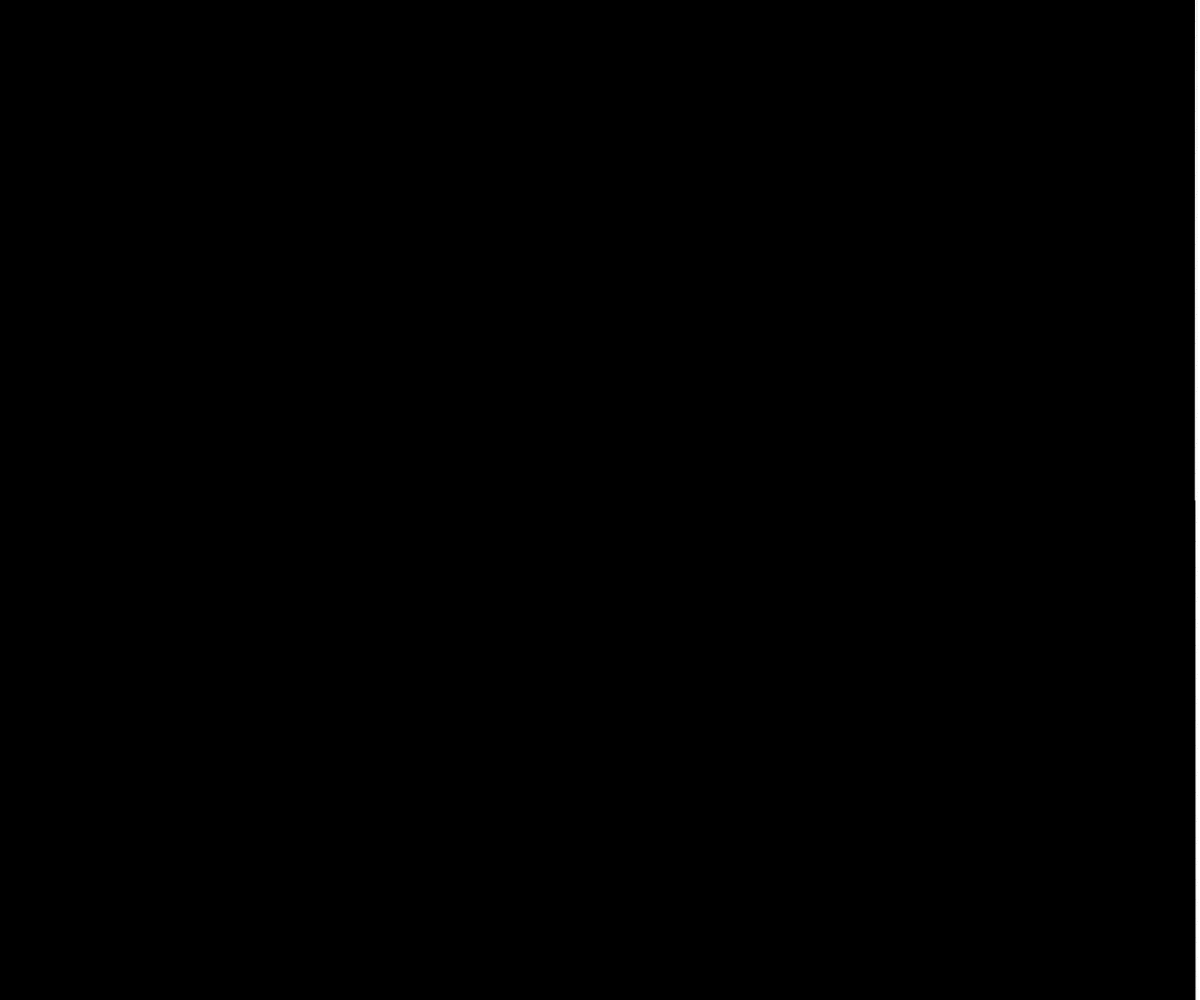
Frame 1 (no input)
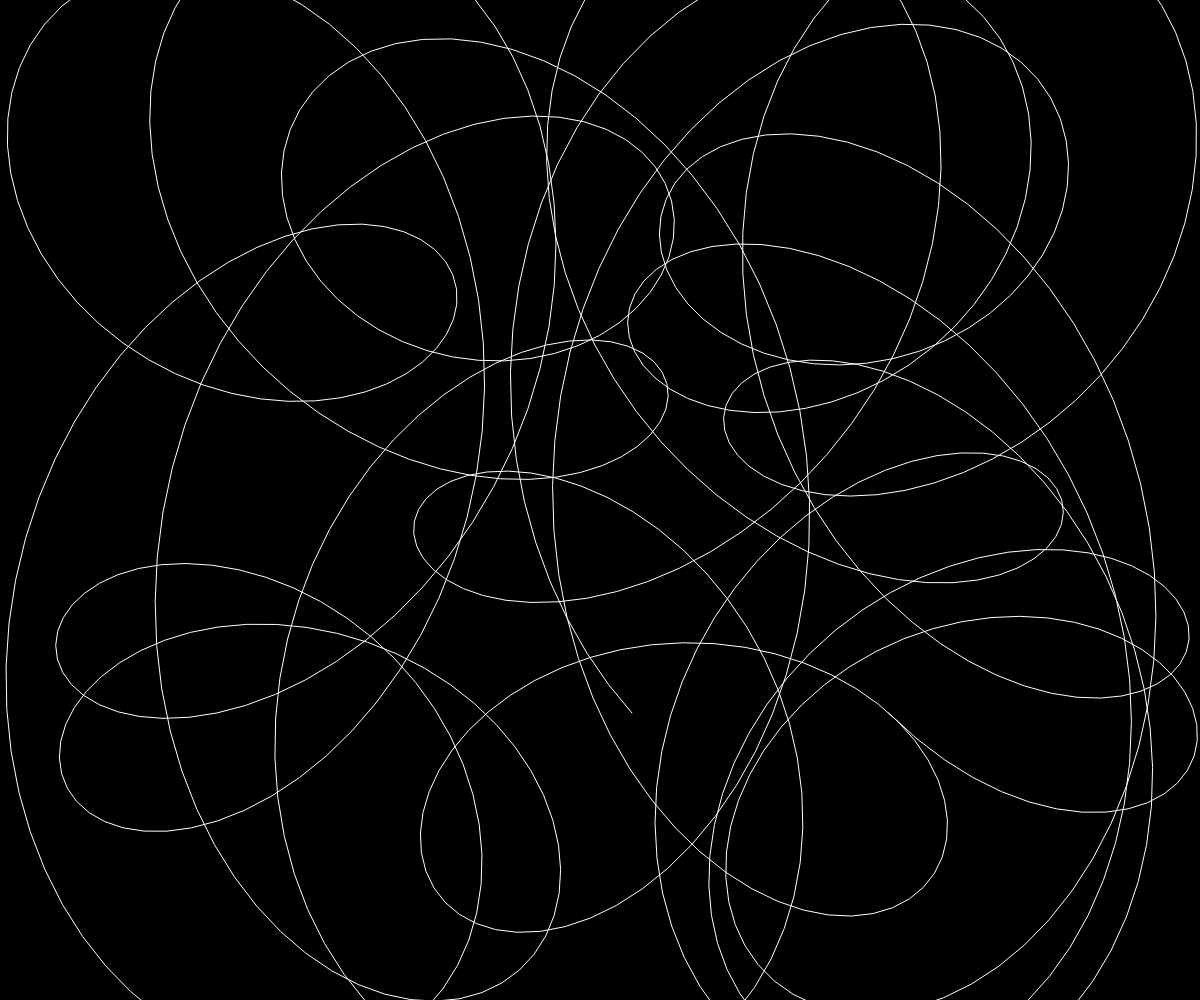
Frame 60 (no input)
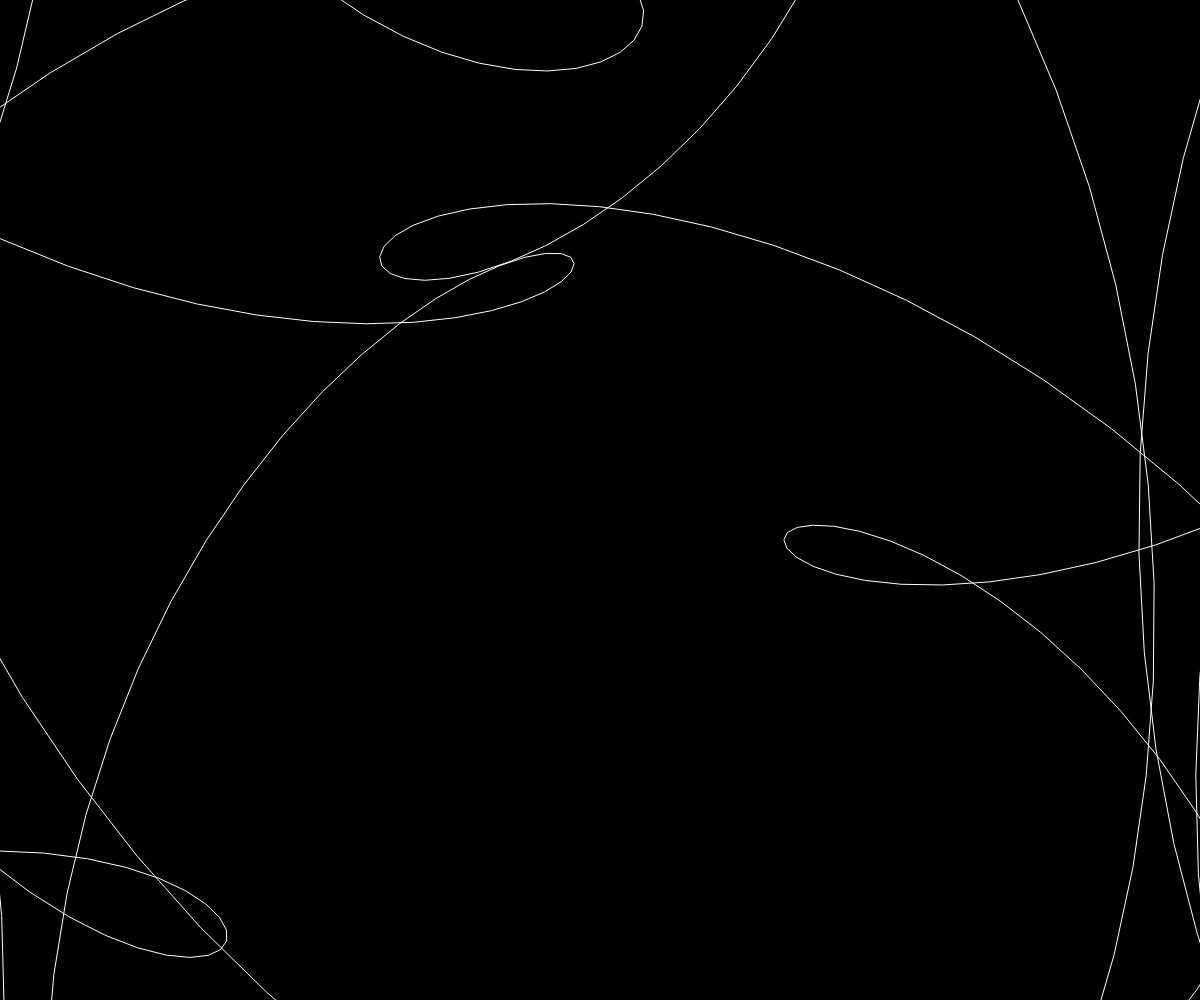
Frame 120 (the mouse pressed at the canvas centre since frame 60)

The p5.js sketch that drew these frames (run headless with seeded random() and noise() and a simulated clock; from frame 60 on, the mouse is pressed at the canvas centre):

// p5.js sketch
// ── sketch.js
let p = 0;
let s = 0;
let points = 1000;
let freq1 = 7;
let freq2 = 20;

function setup() {
  createCanvas(windowWidth, windowHeight);
  noFill();
  stroke(255);
}

function draw() {
  background(0);
  p += 0.02;
  translate(width / 2, height / 2);
  let r1 = width / 2 - s;

  beginShape();
  for (let i = 0; i <= points; i++) {
    let angle = TWO_PI / points * i;
    let x = cos(angle * p) * r1 - cos(angle * freq2 + p) * s;
    let y = sin(angle * freq1) * r1 + sin(angle * freq2 + p) * s;
    vertex(x, y);
  }
  endShape();

  s = cos(p) * (width / 2);
}
